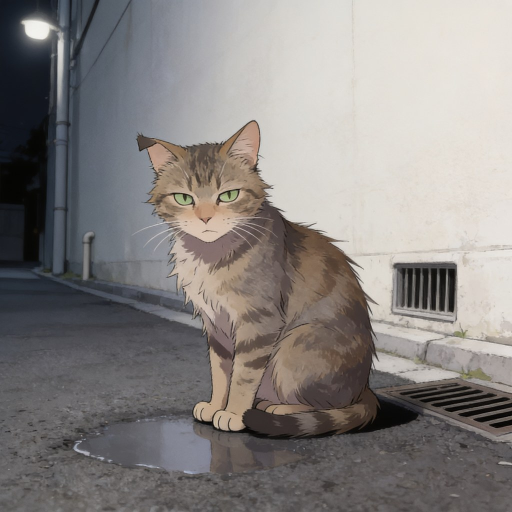
#> input picture assets/album/kenta_cat.jpg, 1024 x 1024 px (shown at 1/2 size)
$ python -i procesa_arte.py   (imports and definitions only)
#> lines starting #> are read from the running program, lines starting #| are printed output that depends on the picture; after the words box and inside, x2 and y2 are one past the last pixel; in counts of white or black regions, pixels touching at a corner belong together
#!/usr/bin/env python3
# -*- coding: utf-8 -*-
"""Convierte el arte crudo de OpenArt en los assets que pide el juego.

Entrada:  art-crudo/<personaje>-<gesto>.png   (croma verde, sin recortar)
          art-crudo/<personaje>-retrato.png   (cuerpo, fondo blanco o verde)
Salida:   assets/characters/<personaje>/<gesto>.png   busto alineado 1024
          assets/characters/<personaje>/avatar.png    cara 256
          assets/characters/<personaje>/portrait.png  cuerpo entero

Tres pasos por pieza: se quita el croma midiendo el verde real del fondo,
se alinea la cabeza para que al cambiar de gesto la cara no de un salto,
y se recorta el avatar de la propia pieza neutral.

    python3 tools/procesa_arte.py
"""
import os
import sys

import numpy as np
from PIL import Image
from scipy import ndimage
from skimage.segmentation import flood, watershed  # noqa: F401  (flood: retratos)

RAIZ = os.path.dirname(os.path.dirname(os.path.abspath(__file__)))
CRUDO = os.path.join(RAIZ, 'art-crudo')
DESTINO = os.path.join(RAIZ, 'assets', 'characters')

PERSONAJES = ['ryu', 'kenta', 'lara', 'reiko']
GESTOS = ['neutral', 'happy', 'shy', 'angry', 'sad', 'shocked']

# como se llaman en la hoja de encargo -> como los pide el juego
ALIAS_ENTRADA = {
    'neutral': 'neutral', 'sonrisa': 'happy', 'sonrojo': 'shy',
    'enfado': 'angry', 'triste': 'sad', 'tristeza': 'sad',
    'sorpresa': 'shocked',
}

LADO_BUSTO = 768
LADO_AVATAR = 256
LADO_RETRATO = 900          # el cuerpo entero de la ficha
ANCHO_LLAMADA = 1100        # la videollamada llena el hueco del video


# ------------------------------------------------------------------ croma

def _color_fondo(a):
    borde = np.concatenate([a[:6].reshape(-1, 3), a[-6:].reshape(-1, 3),
                            a[:, :6].reshape(-1, 3), a[:, -6:].reshape(-1, 3)])
    return np.median(borde, axis=0)


# Que se considera una mota y no una marca de emocion. Medido sobre la
# tanda de Ryu: la exclamacion mas pequena ocupa el 1,5% de la figura y la
# mota de croma mas grande que hay que tirar no llega al 0,1%.
MOTA_MINIMA = 400          # px absolutos
MOTA_RELATIVA = 0.004      # o esta parte de la figura, lo que sea mayor


def quita_fondo(ruta, dentro=52, fuera=115):
    """Deja alfa de verdad. Vale para croma verde y para blanco liso."""
#> called with ruta = '../assets/album/kenta_cat.jpg', dentro = 52, fuera = 115
    im = Image.open(ruta).convert('RGB')
#> im is the input picture: PIL image 1024x1024 RGB; mean R, G, B 135.4, 131.3, 129.2
    a = np.asarray(im).astype(np.float32)
    fondo = _color_fondo(a)
#> fondo = [102, 99, 100]
    verdoso = fondo[1] > fondo[0] + 25 and fondo[1] > fondo[2] + 25
#> verdoso = False

    if verdoso:
        # No se mide la distancia al verde concreto del fondo, sino cuanto
        # tira a verde cada pixel. Asi caen igual el croma brillante y el
        # rim verde oscuro del contorno, mientras que crema, piel, negro y
        # rosa (que nunca tiran a verde) se quedan intactos.
        verdor = a[..., 1] - np.maximum(a[..., 0], a[..., 2])
        alfa = 1.0 - np.clip((verdor - 12) / 30.0, 0, 1)
    else:
        alfa = np.clip((np.sqrt(((a - fondo) ** 2).sum(2)) - dentro)
                       / (fuera - dentro), 0, 1)
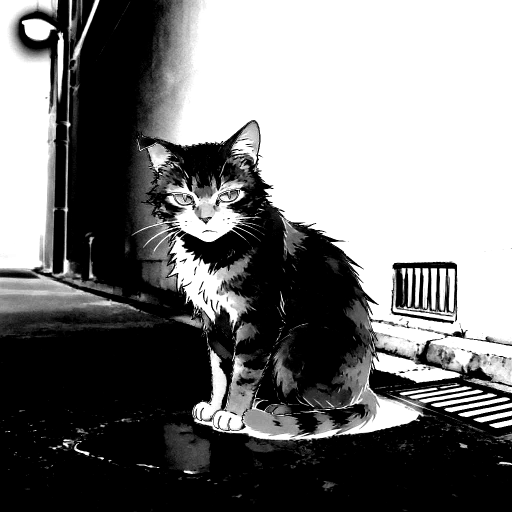
#> alfa: shape (1024, 1024) float32 (shown at 1/2 size); min 0, max 1, mean 0.473

    solido = alfa > 0.5
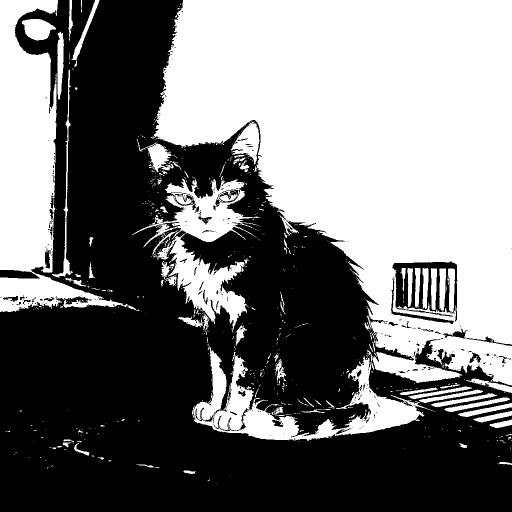
#> solido: shape (1024, 1024) bool (shown at 1/2 size); 46.8% white; 736 white regions (642 under 20 px), largest, box (x1, y1, x2, y2) and area: (306, 0, 1024, 771) 350456, (0, 0, 279, 624) 60954, (384, 694, 866, 882) 25069
    et, k = ndimage.label(solido)
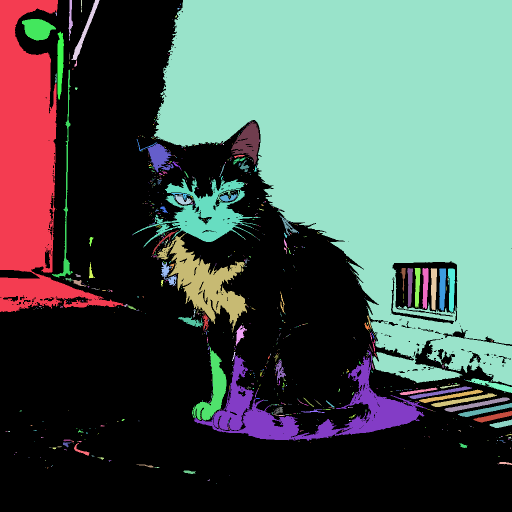
#> et: shape (1024, 1024) int32 (shown at 1/2 size); 1056 distinct labels, from 0 to 1055; one colour per label, 0 black
#> k = 1055
    if k > 1:
        # Fuera las motas sueltas, pero SOLO las motas. Antes esto se
        # quedaba con la mancha mayor y borraba todo lo demas, y resulta
        # que la marca de emocion tambien es una mancha suelta: no toca al
        # personaje. Se comia el bocadillo de "...", el corazon y la
        # exclamacion, que a 120 px son justo lo que se lee.
        tam = np.bincount(et.ravel()); tam[0] = 0
#> after `tam = np.bincount(et.ravel())`: tam = 1056 values, max 557341 at index 0, min 1 at index 7, mean 993
        minimo = max(MOTA_MINIMA, tam.max() * MOTA_RELATIVA)
#> minimo = 1399.9
        for i in np.where((tam > 0) & (tam < minimo))[0]:
            alfa[et == i] = 0
#> this loop made 1045 passes
#> i on passes 1 to 3: 2, 3, 4
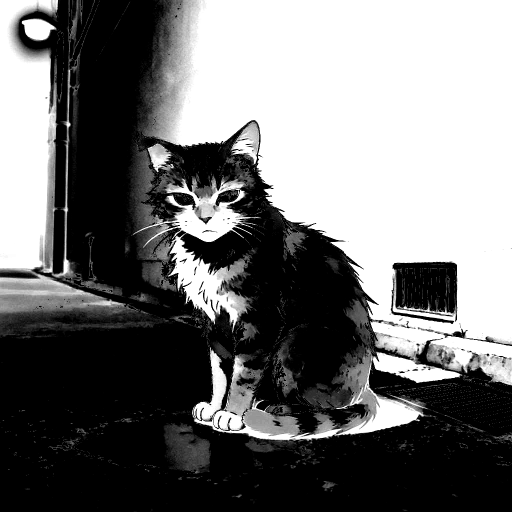
#> alfa: shape (1024, 1024) float32 (shown at 1/2 size); 2.34% of pixels changed, all inside (x1, y1, x2, y2) = (11, 0, 1024, 968)

    if not verdoso:
        # Solo en el recorte sobre blanco: ahi hay huecos reales que cerrar.
        # Con croma NO se rellenan: los claros entre mechones quedan
        # encerrados dentro de la silueta y rellenarlos los deja opacos
        # conservando el verde. Eso era la franja verde del pelo.
        alfa[ndimage.binary_fill_holes(alfa > 0.5) & (alfa < 0.5)] = 1.0
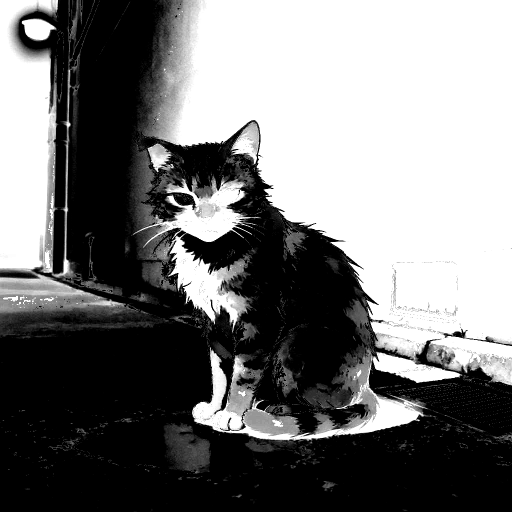
#> alfa: shape (1024, 1024) float32 (shown at 1/2 size); 1.74% of pixels changed, all inside (x1, y1, x2, y2) = (6, 22, 1022, 879)

    rgb = a.copy()
    if verdoso:
        # lo que quede teñido, al filo, se le baja el verde al mayor de los
        # otros dos canales: sin esto queda un halo de color
        tope = np.maximum(rgb[..., 0], rgb[..., 2])
        exceso = rgb[..., 1] - tope
        m = (alfa > 0.02) & (exceso > 0)
        rgb[..., 1][m] = tope[m]

    return Image.fromarray(
        np.dstack([rgb.clip(0, 255), alfa * 255]).astype(np.uint8), 'RGBA')
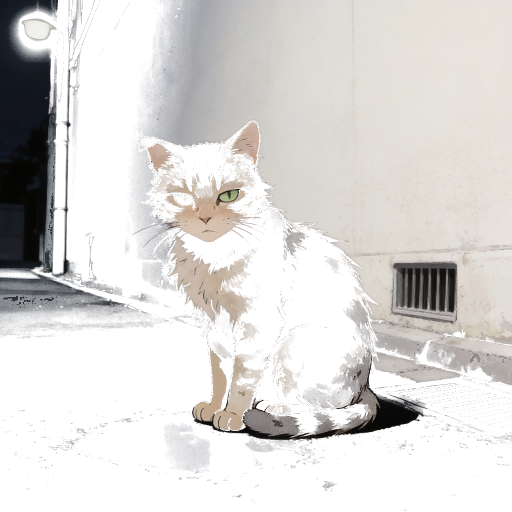
#> returned value: PIL image 1024x1024 RGBA (shown at 1/2 size); mean R, G, B, A 135.4, 131.3, 129.2, 119.4; transparent parts drawn white


# --------------------------------------------------------------- alineado

# [133 lines left out: functions mide_cabeza, alinea, recorta_avatar, fuentes, videollamadas, main, not called in this run]


# [2 lines not run here, left out]

>>> result = quita_fondo('../assets/album/kenta_cat.jpg')
